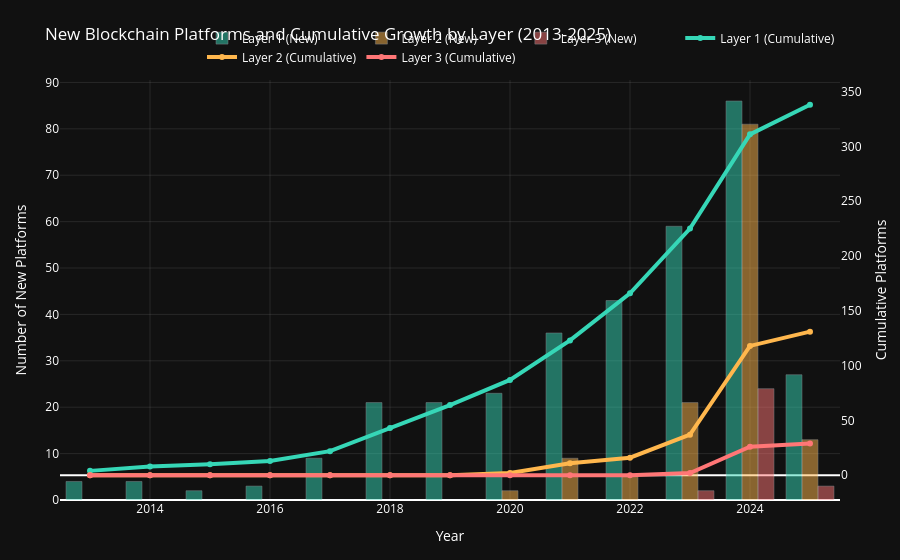

Notebook cell for this chart:
### Code cell
import plotly.graph_objects as go

years = df_combined.index

# Bar traces for new platforms per year
bar_layer1 = go.Bar(
    x=years, y=df_combined['Layer 1'],
    name='Layer 1 (New)', marker_color='#36D7B7', opacity=0.5
)
bar_layer2 = go.Bar(
    x=years, y=df_combined['Layer 2'],
    name='Layer 2 (New)', marker_color='#FFB74D', opacity=0.5
)
bar_layer3 = go.Bar(
    x=years, y=df_combined['Layer 3'],
    name='Layer 3 (New)', marker_color='#FF7676', opacity=0.5
)

# Cumulative lines
cum_layer1 = go.Scatter(
    x=years, y=df_combined['Layer 1'].cumsum(),
    name='Layer 1 (Cumulative)', mode='lines+markers',
    line=dict(color='#36D7B7', width=4, dash='solid'),
    yaxis='y2'
)
cum_layer2 = go.Scatter(
    x=years, y=df_combined['Layer 2'].cumsum(),
    name='Layer 2 (Cumulative)', mode='lines+markers',
    line=dict(color='#FFB74D', width=4, dash='solid'),
    yaxis='y2'
)
cum_layer3 = go.Scatter(
    x=years, y=df_combined['Layer 3'].cumsum(),
    name='Layer 3 (Cumulative)', mode='lines+markers',
    line=dict(color='#FF7676', width=4, dash='solid'),
    yaxis='y2'
)

layout = go.Layout(
    title='New Blockchain Platforms and Cumulative Growth by Layer (2013-2025)',
    plot_bgcolor='rgb(17,17,17)',
    paper_bgcolor='rgb(17,17,17)',
    font=dict(color='white'),
    barmode='group',  # or 'stack' if you want stacked bars
    xaxis=dict(
        title='Year',
        dtick=2,  # Show every 2 years
        tickmode='linear',
        gridcolor='rgba(128,128,128,0.2)',
        tickcolor='white',
        range=[2012.5, 2025.5]
    ),
    yaxis=dict(
        title='Number of New Platforms',
        gridcolor='rgba(128,128,128,0.2)',
        tickcolor='white',
        showgrid=True,
        gridwidth=1
    ),
    yaxis2=dict(
        title='Cumulative Platforms',
        overlaying='y',
        side='right',
        showgrid=False
    ),
    legend=dict(
        bgcolor='rgba(0,0,0,0)',
        font=dict(color='white'),
        orientation='h',
        yanchor='bottom',
        y=1.02,
        xanchor='right',
        x=1
    ),
    margin=dict(l=60, r=60, t=80, b=60)
)

fig = go.Figure(data=[bar_layer1, bar_layer2, bar_layer3, cum_layer1, cum_layer2, cum_layer3], layout=layout)
fig.show()

### Figure 1 — Plotly figure (JSON) as saved in the notebook; plotly's stock layout.template omitted (floating-point values rounded to 4 significant figures)
{"data": [{"marker": {"color": "#36D7B7"}, "name": "Layer 1 (New)", "opacity": 0.5, "type": "bar", "x": [2013, 2014, 2015, 2016, 2017, 2018, 2019, 2020, 2021, 2022, 2023, 2024, 2025], "y": [4, 4, 2, 3, 9, 21, 21, 23, 36, 43, 59, 86, 27]}, {"marker": {"color": "#FFB74D"}, "name": "Layer 2 (New)", "opacity": 0.5, "type": "bar", "x": [2013, 2014, 2015, 2016, 2017, 2018, 2019, 2020, 2021, 2022, 2023, 2024, 2025], "y": [0.0, 0.0, 0.0, 0.0, 0.0, 0.0, 0.0, 2.0, 9.0, 5.0, 21.0, 81.0, 13.0]}, {"marker": {"color": "#FF7676"}, "name": "Layer 3 (New)", "opacity": 0.5, "type": "bar", "x": [2013, 2014, 2015, 2016, 2017, 2018, 2019, 2020, 2021, 2022, 2023, 2024, 2025], "y": [0.0, 0.0, 0.0, 0.0, 0.0, 0.0, 0.0, 0.0, 0.0, 0.0, 2.0, 24.0, 3.0]}, {"line": {"color": "#36D7B7", "dash": "solid", "width": 4}, "mode": "lines+markers", "name": "Layer 1 (Cumulative)", "type": "scatter", "x": [2013, 2014, 2015, 2016, 2017, 2018, 2019, 2020, 2021, 2022, 2023, 2024, 2025], "y": [4, 8, 10, 13, 22, 43, 64, 87, 123, 166, 225, 311, 338], "yaxis": "y2"}, {"line": {"color": "#FFB74D", "dash": "solid", "width": 4}, "mode": "lines+markers", "name": "Layer 2 (Cumulative)", "type": "scatter", "x": [2013, 2014, 2015, 2016, 2017, 2018, 2019, 2020, 2021, 2022, 2023, 2024, 2025], "y": [0.0, 0.0, 0.0, 0.0, 0.0, 0.0, 0.0, 2.0, 11.0, 16.0, 37.0, 118.0, 131.0], "yaxis": "y2"}, {"line": {"color": "#FF7676", "dash": "solid", "width": 4}, "mode": "lines+markers", "name": "Layer 3 (Cumulative)", "type": "scatter", "x": [2013, 2014, 2015, 2016, 2017, 2018, 2019, 2020, 2021, 2022, 2023, 2024, 2025], "y": [0.0, 0.0, 0.0, 0.0, 0.0, 0.0, 0.0, 0.0, 0.0, 0.0, 2.0, 26.0, 29.0], "yaxis": "y2"}], "layout": {"barmode": "group", "font": {"color": "white"}, "legend": {"bgcolor": "rgba(0,0,0,0)", "font": {"color": "white"}, "orientation": "h", "x": 1, "xanchor": "right", "y": 1.02, "yanchor": "bottom"}, "margin": {"b": 60, "l": 60, "r": 60, "t": 80}, "paper_bgcolor": "rgb(17,17,17)", "plot_bgcolor": "rgb(17,17,17)", "title": {"text": "New Blockchain Platforms and Cumulative Growth by Layer (2013-2025)"}, "xaxis": {"dtick": 2, "gridcolor": "rgba(128,128,128,0.2)", "range": [2012.0, 2026.0], "tickcolor": "white", "tickmode": "linear", "title": {"text": "Year"}}, "yaxis": {"gridcolor": "rgba(128,128,128,0.2)", "gridwidth": 1, "showgrid": true, "tickcolor": "white", "title": {"text": "Number of New Platforms"}}, "yaxis2": {"overlaying": "y", "showgrid": false, "side": "right", "title": {"text": "Cumulative Platforms"}}}}
